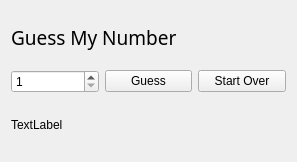
<?xml version="1.0" encoding="UTF-8"?>
<ui version="4.0">
 <class>Widget</class>
 <widget class="QWidget" name="Widget">
  <property name="geometry">
   <rect>
    <x>0</x>
    <y>0</y>
    <width>297</width>
    <height>162</height>
   </rect>
  </property>
  <property name="windowTitle">
   <string>Guess My Number</string>
  </property>
  <layout class="QVBoxLayout" name="verticalLayout">
   <item>
    <widget class="QLabel" name="titleLabel">
     <property name="font">
      <font>
       <family>Iosevka Custom</family>
       <pointsize>14</pointsize>
      </font>
     </property>
     <property name="text">
      <string>Guess My Number</string>
     </property>
    </widget>
   </item>
   <item>
    <layout class="QHBoxLayout" name="horizontalLayout">
     <item>
      <widget class="QSpinBox" name="numberSpinbox">
       <property name="minimum">
        <number>1</number>
       </property>
       <property name="maximum">
        <number>10</number>
       </property>
      </widget>
     </item>
     <item>
      <widget class="QPushButton" name="guessButton">
       <property name="text">
        <string>Guess</string>
       </property>
      </widget>
     </item>
     <item>
      <widget class="QPushButton" name="startOverButton">
       <property name="text">
        <string>Start Over</string>
       </property>
      </widget>
     </item>
    </layout>
   </item>
   <item>
    <widget class="QLabel" name="messageLabel">
     <property name="text">
      <string>TextLabel</string>
     </property>
    </widget>
   </item>
  </layout>
 </widget>
 <resources/>
 <connections/>
</ui>
